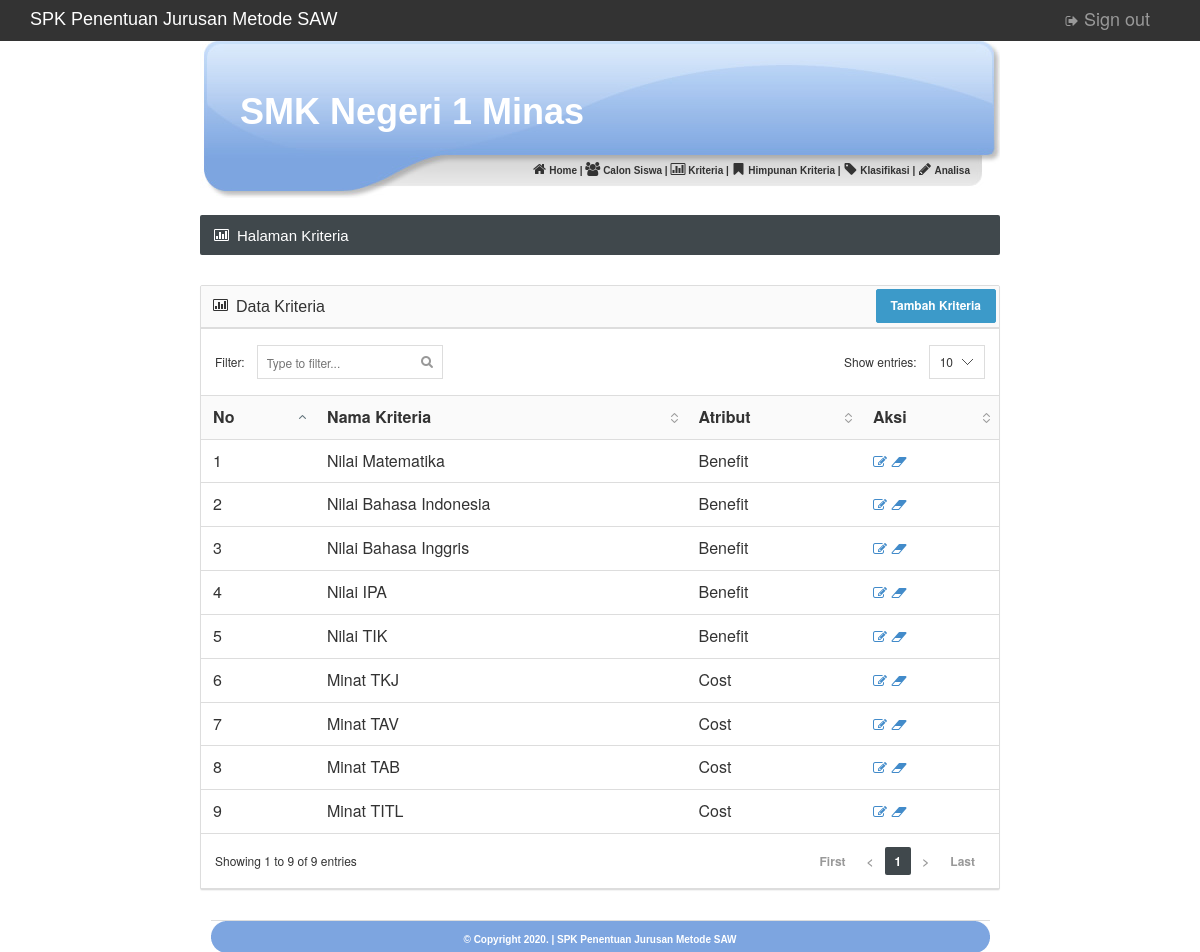
Screenshot of /admin/index.php?spk=Kriteria (signed in) with the database file from the repository.
### tables this page shows
CREATE TABLE `kriteria` (
  `id_kriteria` int(5) NOT NULL,
  `namakriteria` varchar(100) NOT NULL,
  `atribut` varchar(100) NOT NULL
);

### admin/kriteria.php (the view)
<div id="content">
	<div class="page-title">
		<h5><i class="fa fa-bar-chart-o"></i> Halaman Kriteria</h5>
	</div>
	<div class="panel panel-default">
		<div class="panel-heading" align="right"><h6 class="panel-title"><i class="fa fa-bar-chart-o"></i> Data Kriteria</h6>
		<a href="?spk=Kriteria_Tambah"><input type="submit" value="Tambah Kriteria" class="btn btn-info"></a>
		</div>
		<div class="datatable">
			<table class="table table-hover">
				<thead>
					<tr>
						<th>No</th>
						<th>Nama Kriteria</th>
						<th>Atribut</th>
						<th>Aksi</th>
					</tr>
				</thead>
				<tbody>
					<?php
					$nomor = 0;
					$hasil = mysql_query("select * from kriteria");
					while ($dataku = mysql_fetch_array($hasil)) {
					?>
						<tr>
							<td><?php echo $nomor=$nomor+1; ?></td>
							<td><?php echo $dataku['namakriteria']; ?></td>
							<td><?php echo $dataku['atribut']; ?></td>
							<td>
								<a href="?spk=Kriteria_Edit&id_kriteria=<?php echo $dataku['id_kriteria']; ?>">
								<i class='fa fa-edit'></i>
								</a>
								<a href="?spk=Kriteria_Hapus&id_kriteria=<?php echo $dataku['id_kriteria']; ?>">
								<i class='fa fa-eraser'></i>
								</a>
							</td>
						</tr>
					<?php }	?>
				</tbody>
			</table>
		</div>
	</div>
</div>

### admin/index.php
<body>
	<div class="navbar navbar-inverse navbar-fixed-top" role="navigation">
        <div class="container-fluid">
            <div class="navbar-header">
				<h4 style="color:white;">SPK Penentuan Jurusan Metode SAW</h4>
            </div>
            <div class="navbar-right">
            <a class="navbar-brand" href="logout.php"><i class="fa fa-sign-out"></i> Sign out</a>
            </div>
        </div>
    </div>
	<div id="page" align="center">
<?php
include "head.php";
?>
		<?php include "content.php" ?>
		<?php include "footer.php" ?>
	</div>
</body>
</html>

### admin/head.php (shortened to what this page needs)
<!DOCTYPE html>
<html xmlns="http://www.w3.org/1999/xhtml" xml:lang="en" lang="en">
<head>
	<link rel="stylesheet" href="../images/style.css" type="text/css" />
	<link rel="stylesheet" type="text/css" href="../css/bootstrap.min.css">
	<link rel="stylesheet" type="text/css" href="../css/brain-theme.css">
	<link rel="stylesheet" type="text/css" href="../css/styles.css">
	<link rel="stylesheet" type="text/css" href="../css/font-awesome.min.css">
	<link rel="stylesheet" type="text/css" href="../css/font.css">
</head>
		<div id="header">
			<div id="companyname" align="left">SMK Negeri 1 Minas</div>
			<div align="right" class="links_menu" id="menu">
				<a href="?spk=Home"><i class="fa fa-home"></i> Home</a> |
				<a href="?spk=Siswa"><i class="fa fa-users"></i> Calon Siswa</a> |
				<a href="?spk=Kriteria"><i class="fa fa-bar-chart-o"></i> Kriteria</a> |
				<a href="?spk=Himpunan"><i class="fa fa-bookmark"></i> Himpunan Kriteria</a> |
				<a href="?spk=Klasifikasi"><i class="fa fa-tag"></i> Klasifikasi</a> |
				<a href="?spk=Analisa"><i class="fa fa-pencil"></i> Analisa</a>
			 </div>
		</div>
	<br />

### admin/content.php (shortened to what this page needs)
<?php
	switch($_GET['spk']){
		case 'Kriteria':
			include("kriteria.php");
		break;
	};
?>

### admin/footer.php
<div class="footer">
<b>&copy; Copyright <?php echo date("Y") ?>. | SPK Penentuan Jurusan Metode SAW</b>
</div>

### images/style.css (style rules this page uses)
body { margin-top: 0px; margin-left: 0px; margin-right: 0px; margin-bottom: 0px; }
#header { width: 800px; position:relative; height: 162px; background-image:url(header.jpg); background-repeat:no-repeat; }
#companyname { position:absolute; font-family: Verdana, Arial, Helvetica, sans-serif; color: #FFFFFF; font-size: 36px; font-weight: bold; margin-top:50px; margin-left:40px; left: 0px; top: 0px; }
#menu { position:absolute; bottom: 20px; right: 30px; font-family: Verdana, Arial, Helvetica, sans-serif; font-size: 10px; font-weight: bold; }
#menu a { font-family: Verdana, Arial, Helvetica, sans-serif; font-size: 10px; font-weight: bold; color:#333333; text-decoration:none; }
#content { width: 800px; }
.footer { width: 779px; height: 32px; background-image:url(bg_footer.gif); background-repeat:no-repeat; clear:both; font-family: Verdana, Arial, Helvetica, sans-serif; font-size: 10px; font-weight: bold; color:#FFFFFF; }

### css/styles.css (style rules this page uses)
@media (min-width: 768px) { a, .btn, .caret, .close, .sidebar, .select2-choice abbr, .select2-highlighted, .ui-slider-range, .ui-datepicker-trigger, .ui-timepicker-list li, .checker span:after, .checker span, .navbar-toggle, .thumb-options, .select2-arrow b, .thumb-zoom img, .fc-button, .page-content { -webkit-transition: all 0.15s ease-in-out; -moz-transition: all 0.15s ease-in-out; -o-transition: all 0.15s ease-in-out; transition: all 0.15s ease-in-out; } }
.fa { position: relative; font-size: 14px; min-width: 14px; text-align: center; }
h1, h2, h3, h4, h5, h6, .navigation > li > a, .stats li span { font-family: 'Cuprum', sans-serif; font-weight: normal; }
.page-title { color: #fff; background-color: #40484C; -moz-box-shadow: 0 1px 0 #fff; -webkit-box-shadow: 0 1px 0 #FFF; box-shadow: 0 1px 0 #FFF; border-radius: 2px; margin-bottom: 30px; }
.page-title:after { content: ""; display: table; clear: both; }
.page-title h5 { margin: 0; float: left; display: block; font-size: 15px; padding: 13px 14px 12px 14px; line-height: 1; }
.dataTable { border-collapse: collapse; border-top: 1px solid #ddd; border-bottom: 1px solid #ddd; }
.dataTable thead th { background-color: #fafafa; cursor: pointer; }
.sorting { background: url('../images/interface/tables/sort_both.png') no-repeat 100%; padding-right: 24px!important; }
.sorting_asc { background: url('../images/interface/tables/sort_asc.png') no-repeat 100%; padding-right: 24px!important; }
.footer { padding: 12px 0; border-top: 1px solid #ddd; }

### rows the page displays
kriteria: namakriteria "Nilai Matematika", atribut "Benefit"
kriteria: nomor "2", namakriteria "Nilai Bahasa Indonesia", atribut "Benefit"
kriteria: nomor "3", namakriteria "Nilai Bahasa Inggris", atribut "Benefit"
kriteria: nomor "4", namakriteria "Nilai IPA", atribut "Benefit"
kriteria: nomor "5", namakriteria "Nilai TIK", atribut "Benefit"
kriteria: nomor "6", namakriteria "Minat TKJ", atribut "Cost"
kriteria: nomor "7", namakriteria "Minat TAV", atribut "Cost"
kriteria: nomor "8", namakriteria "Minat TAB", atribut "Cost"
kriteria: nomor "9", namakriteria "Minat TITL", atribut "Cost"
